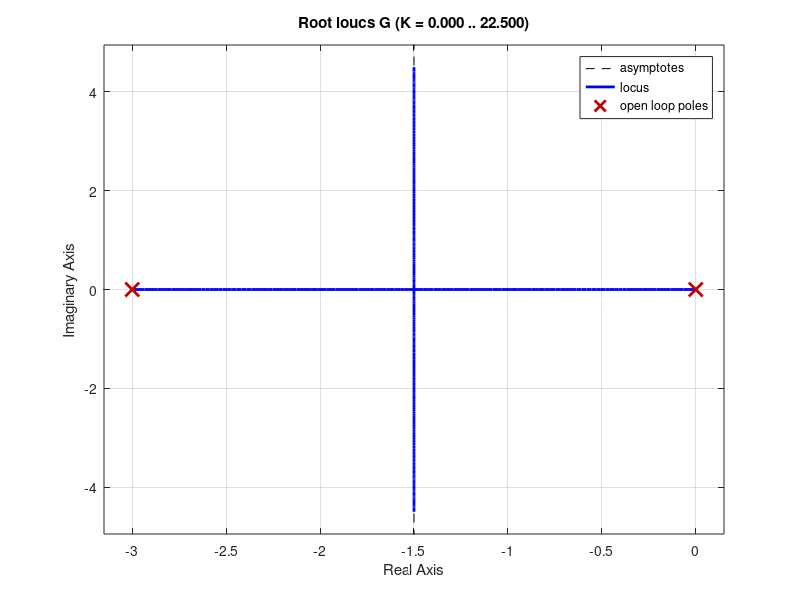

Write the MATLAB code that produced this figure.
num = conv([1],[1]);
den =  conv([1 0],[1 3]);
G = tf(num,den)
damp(G)
rlocus(G)
%sgrid(0.7,2.45)
%[k,poles] = rlocfind(G)
%r=rlocus(G,k) 
